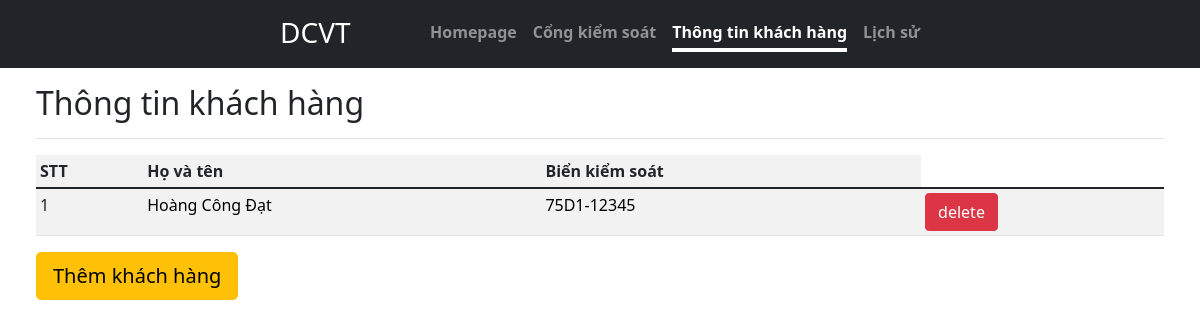
The page /polls/cus/ on the database as committed earlier.
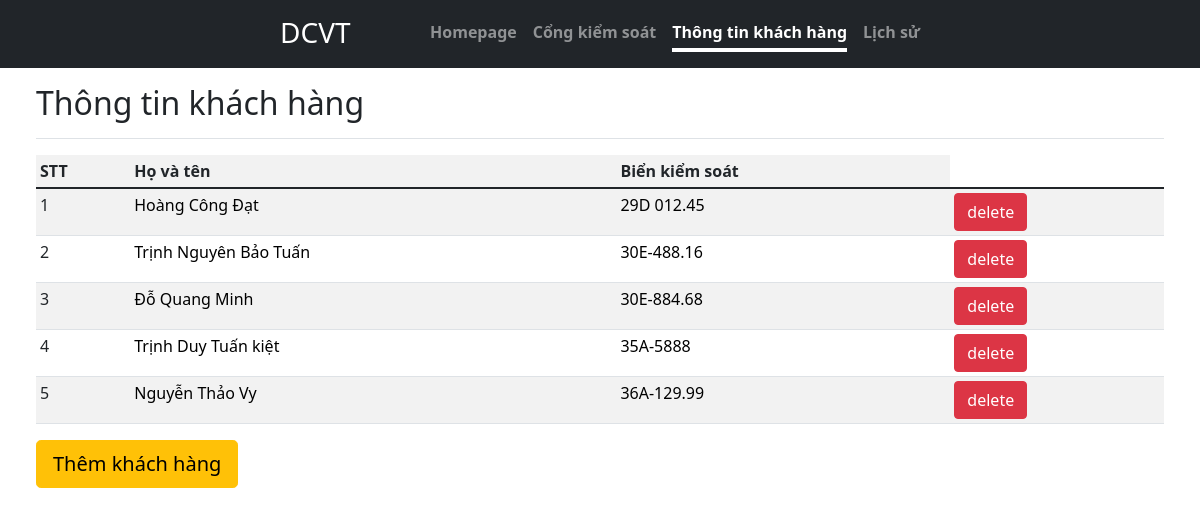
The same page on the database as committed later.
### polls/models.py (models this page shows, shortened)
class Customer(models.Model):
    name = models.CharField(max_length=255)
    avt =  models.ImageField(upload_to='static/image/people',height_field=None,width_field=None, max_length=100,blank=True)
    bdate= models.DateField()
    phone = models.CharField(max_length=10)
    cmnd = models.CharField(max_length=15)
    bienso = models.CharField(max_length=15)
    anhbien =  models.ImageField(upload_to='static/image/bks',height_field=None,width_field=None, max_length=100,blank=True)
    sogiayto = models.CharField(max_length=255,blank=True)
    anhxe =  models.ImageField(upload_to='static/image/xe',height_field=None,width_field=None, max_length=100,blank=True)

### polls/views.py (the view)
# urls.py: path('cus/', customer, name='cus'),
def customer(request):
    rec = Customer.objects.all()
    context = {"item": rec}
    return render(request, "t/cus.html", context)

### polls/templates/t/cus.html (shortened to what this page needs)
{% load static %}
<!doctype html>
<html lang="en">
  <head>
    <link href="{%static 'css/bootstrap.min.css' %}" rel="stylesheet">
    <link href="{%static 'css/cover.css'%}" rel="stylesheet">
  </head>
  <body>
    <div class="d-flex h-100 text-center text-white bg-dark">
      <div class="cover-container d-flex w-100 h-100 p-3 mx-auto flex-column">
        <header class="mb-auto">
          <div>
            <h3 class="float-md-start mb-0">DCVT</h3>
            <nav class="nav nav-masthead justify-content-center float-md-end">
              <a class="nav-link " aria-current="page" href="../../polls/home">Homepage</a>
              <a class="nav-link" href="../../polls/gate">Cổng kiểm soát</a>
              <a class="nav-link active" href="../../polls/cus">Thông tin khách hàng</a>
              <a class="nav-link" href="../../polls/history">Lịch sử</a>
            </nav>
          </div>
        </header>
      </div>
    </div>
<div class="container-fluid">
  <main class="col-md-9 ms-sm-auto col-lg-12 px-md-4">
    <div class="d-flex justify-content-between flex-wrap flex-md-nowrap align-items-center pt-3 pb-2 mb-3 border-bottom">
      <h1 class="h2">Thông tin khách hàng</h1>
    </div>
    <div class="table-responsive">
      <table class="table table-striped table-sm">
          <tr>
            <th scope="col">STT</th>
            <th scope="col">Họ và tên</th>
            <th scope="col">Biển kiểm soát</th>
          </tr>
        <tbody>
          {% for i in item %}
          <tr>
            <td>{{i.id}}</td>
            <td><a style="text-decoration: none; color: black" href="./{{i.id}}">{{ i.name }}</a></td>
            <td><a style="text-decoration: none; color: black" href="./{{i.id}}">{{ i.bienso }}</a></td>
            <td><a href="../delete/{{i.id}}" class="btn btn-danger" id = '{{i.id}}'>delete</a></td>
          </tr>
          {% endfor %}
        </tbody>
      </table>
      <a href="../../polls/cus_create" class="btn btn-lg btn-warning">Thêm khách hàng</a>
    </div>
  </main>
</div>
  </body>
</html>

Rows that differ between the two databases and show on the page:
changed Customer "Hoàng Công Đạt": bienso "75D1-12345" → "29D 012.45"
added Customer: id "2", name "Trịnh Nguyên Bảo Tuấn", bienso "30E-488.16"
added Customer: id "3", name "Đỗ Quang Minh", bienso "30E-884.68"
added Customer: id "4", name "Trịnh Duy Tuấn kiệt", bienso "35A-5888"
added Customer: id "5", name "Nguyễn Thảo Vy", bienso "36A-129.99"
